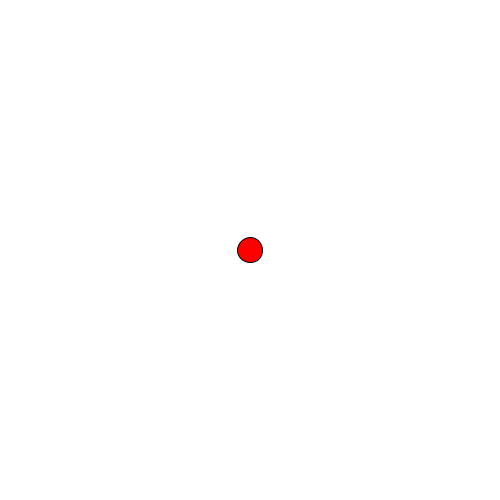
Frame 1 (no input)
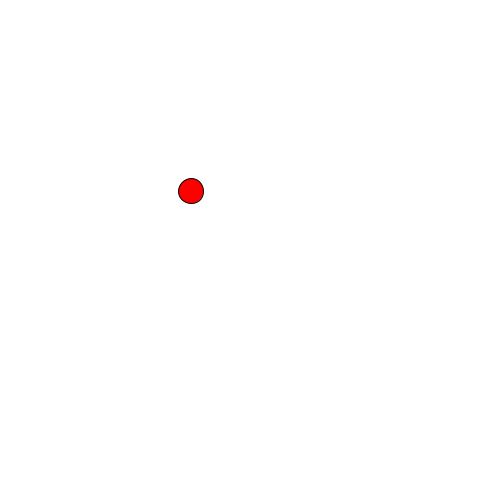
Frame 60 (the mouse pressed at the canvas centre just before this capture)
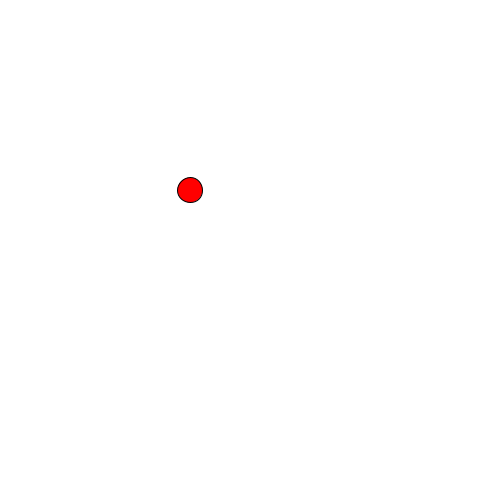
Frame 120 (the mouse held since frame 60 and released just before this capture)

The Processing sketch that drew these frames (run headless with seeded random() and noise(); from frame 60 on, the mouse is pressed at the canvas centre):

// Processing sketch: sketch_9_22_Following_Ball
// ── sketch_9_22_Following_Ball.pde
//Henry Wrede Black
//test to map mouseX position to control speed of a circle

float x;
float y;
float a;
float c;

void setup() {
  size(500, 500);

  x = width/2;
  y = height/2;

}

void draw() {
  ellipseMode(CENTER);
  background(255);

  fill(255, 0, 0);
  ellipse(x, y, 25, 25);

  a = map(mouseX, 0, width, -1, 1);
  c = map(mouseY, 0, height, -1, 1);

  x = x + a;
  y = y + c;
}
